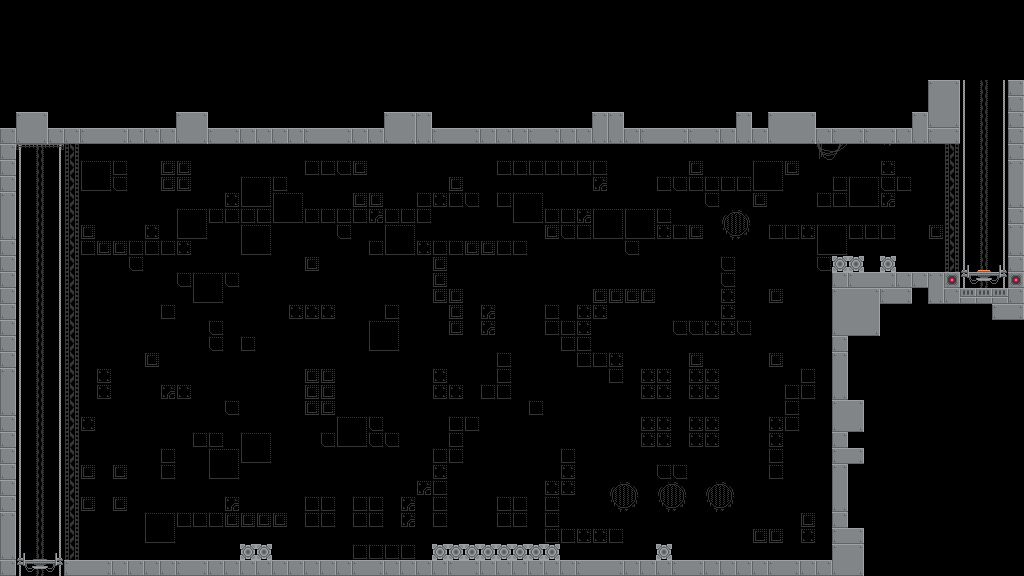

Rendered tile map (Tiled .tmx) drawn with the repository's tilesets; below, a short description and the map source with its tile grids summarised:
An orthogonal 64x36 tile map with 16x16 px tiles, 2 tile layers (bg, fg).

<map version="1.4" tiledversion="1.4.0" orientation="orthogonal" renderorder="right-down" compressionlevel="0" width="64" height="36" tilewidth="16" tileheight="16" infinite="0" nextlayerid="3" nextobjectid="1">
 <editorsettings>
  <export target="level4.json" format="json" />
 </editorsettings>
 <tileset firstgid="1" name="tileset" tilewidth="16" tileheight="16" tilecount="168" columns="12">
  <image source="../image/tileset.png" width="192" height="224" />
 </tileset>
 <layer id="2" name="bg" width="64" height="36">
  <data>[2304 cells, 498 non-empty, 20 distinct tile ids]</data>
 </layer>
 <layer id="1" name="fg" width="64" height="36">
  <data>[2304 cells, 245 non-empty, 29 distinct tile ids]</data>
 </layer>
</map>
